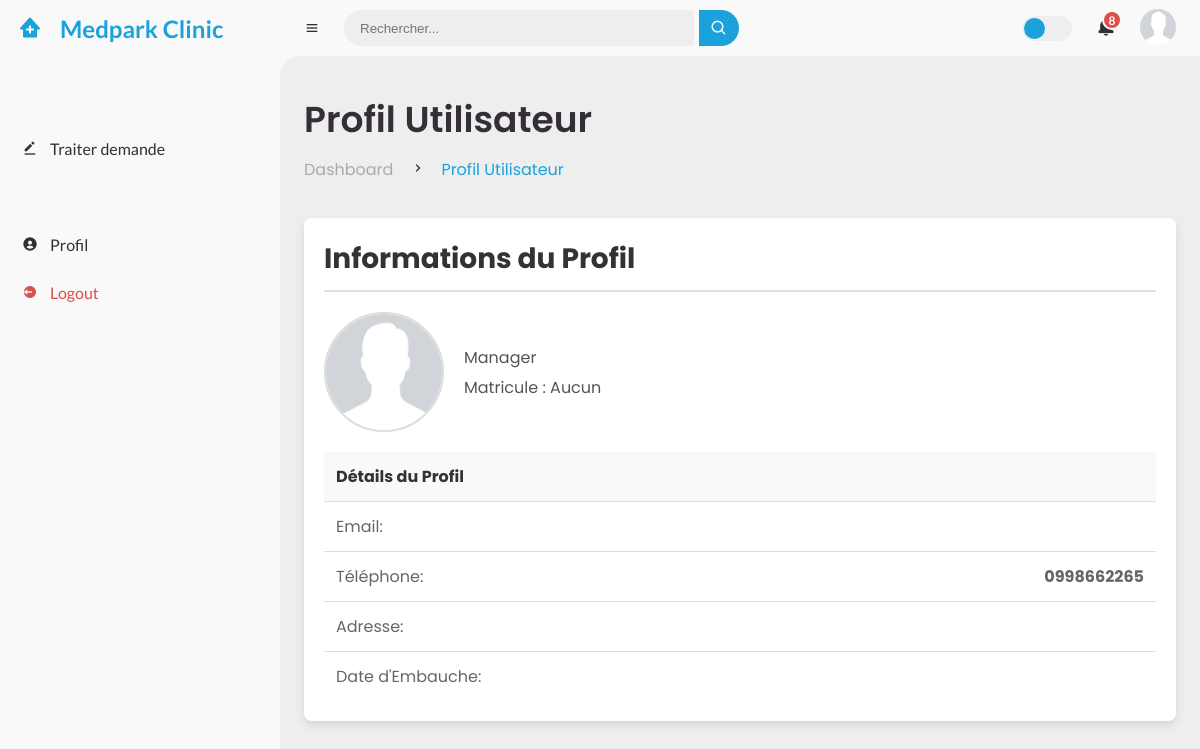
Screenshot of /profil/ (signed in) with the database file from the repository.
### authentication/models.py (models this page shows, shortened)
class Utilisateur(AbstractUser):
    MANAGER = 'Manager'
    ADMINISTRATEUR_IT = 'Administrateur IT'
    GESTIONNAIRE_PAIE = 'Gestionnaire Paie'
    AGENT = 'Agent'
    ROLE_CHOICES = (
        (MANAGER, 'Manager'),
        (ADMINISTRATEUR_IT, 'Administrateur IT'),
        (GESTIONNAIRE_PAIE, 'Gestionnaire Paie'),
        (AGENT, 'Agent'),
    )
    profile_photo = models.ImageField(verbose_name='Photo de profil', upload_to='profile_photos/', null=True,
                                      blank=True)
    genre = models.CharField(max_length=10, choices=[('M', 'Masculin'), ('F', 'Féminin')])
    telephone = models.CharField(max_length=15, validators=[
        RegexValidator(
            regex=r'^\+?1?\d{9,15}$',
            message="Le numéro de téléphone doit être entré au format: '+999999999'. Jusqu'à 15 chiffres autorisés."
        )
    ])
    role = models.CharField(max_length=30, choices=ROLE_CHOICES, verbose_name='Rôle')
    rfid_number = models.CharField(max_length=50, verbose_name='Numéro RFID', unique=True, null=True, blank=True)
    matricule = models.CharField(max_length=50, verbose_name='Matricule', unique=True, null=True, blank=True)
    poste = models.CharField(max_length=100, verbose_name='Poste', null=True, blank=True)
    departement = models.CharField(max_length=100, verbose_name='Département', null=True, blank=True)
    date_entree = models.DateField(verbose_name="Date d'entrée", null=True, blank=True)

### authentication/views.py (the view)
# urls.py: path('profil/', views.profil, name='profil'),
@login_required
def profil(request):
    user = request.user  # Récupérer l'utilisateur connecté
    context = {
        'user': user  # Passez l'utilisateur au contexte
    }
    return render(request, 'authentication/profil.html', context)

### authentication/templates/authentication/profil.html (shortened to what this page needs)
{% extends 'base.html' %}
{% load static %}
{% block head_h1 %} Profil Utilisateur {% endblock head_h1 %}
{% block lien_head %} <a class="active" href="#">Profil Utilisateur</a> {% endblock %}
{% block content %}
    <div class="main-content">
        <div class="profile-container">
            <h3>Informations du Profil</h3>
            <div class="profile-header">
                <img src="{% if user.profile_photo %}{{ user.profile_photo.url }}{% else %}{% static 'personnel/assets/images/profil_defaut.png' %}{% endif %}" alt="Photo de Profil"
                     class="profile-pic">
                <div class="profile-info">
                    <p>{{ user.role }}</p>
                    <p>Matricule : {{ user.matricule|default_if_none:'Aucun' }}</p>
                </div>
            </div>
            <table class="profile-details">
                <thead>
                <tr>
                    <th colspan="2">Détails du Profil</th>
                </tr>
                </thead>
                <tbody>
                <tr>
                    <td>Email:</td>
                    <td>{{ user.email }}</td>
                </tr>
                <tr>
                    <td>Téléphone:</td>
                    <td>{{ user.telephone }}</td>
                </tr>
                <tr>
                    <td>Adresse:</td>
                    <td>{{ user.adresse }}</td>
                </tr>
                <tr>
                    <td>Date d'Embauche:</td>
                    <td>{{ user.date_entree|date:"d-m-Y" }}</td>
                </tr>
                </tbody>
            </table>
        </div>
    </div>
{% endblock content %}

### personnel/static/personnel/assets/css/style.css (style rules this page uses)
* { margin: 0; padding: 0; box-sizing: border-box; }
a { text-decoration: none; }
:root { --poppins: 'Poppins', sans-serif; --lato: 'Lato', sans-serif; --light: #F9F9F9; --blue: #1ba1db; --light-blue: #CFE8FF; --grey: #eee; --dark-grey: #AAAAAA; --dark: #342E37; --red: #DB504A; --yellow: #FFCE26; --light-yellow: #FFF2C6; --orange: #FD7238; --light-orange: #FFE0D3; }
html { overflow-x: hidden; }
body { background: var(--grey); overflow-x: hidden; }
#content main .head-title .left .breadcrumb li a { color: var(--dark-grey); pointer-events: none; }
#content main .head-title .left .breadcrumb li a.active { color: var(--blue); pointer-events: unset; }
.main-content { display: flex; gap: 24px; margin: 36px 0; flex-wrap: nowrap; }
.profile-container { padding: 20px; background-color: #ffffff; border-radius: 8px; box-shadow: 0 4px 8px rgba(0, 0, 0, 0.1); width: 100%; margin: 0 auto; }
.profile-container h3 { font-size: 1.75rem; margin-bottom: 20px; color: #333; border-bottom: 2px solid #e0e0e0; padding-bottom: 10px; }
.profile-header { display: flex; align-items: center; margin-bottom: 20px; }
.profile-pic { width: 120px; height: 120px; border-radius: 50%; object-fit: cover; border: 2px solid #ddd; margin-right: 20px; }
.profile-info p { margin: 5px 0; color: #555; }
.profile-details { width: 100%; border-collapse: collapse; }
.profile-details th, .profile-details td { padding: 12px; text-align: left; border-bottom: 1px solid #ddd; }
.profile-details th { background-color: #f9f9f9; color: #333; font-weight: bold; }
.profile-details td { color: #666; }
.profile-details tbody tr:last-of-type td { border-bottom: none; }
.profile-details td:nth-child(2) { text-align: right; font-weight: bold; }

### rows the page displays
Utilisateur: role "Manager", matricule "Aucun", telephone "0998662265"
